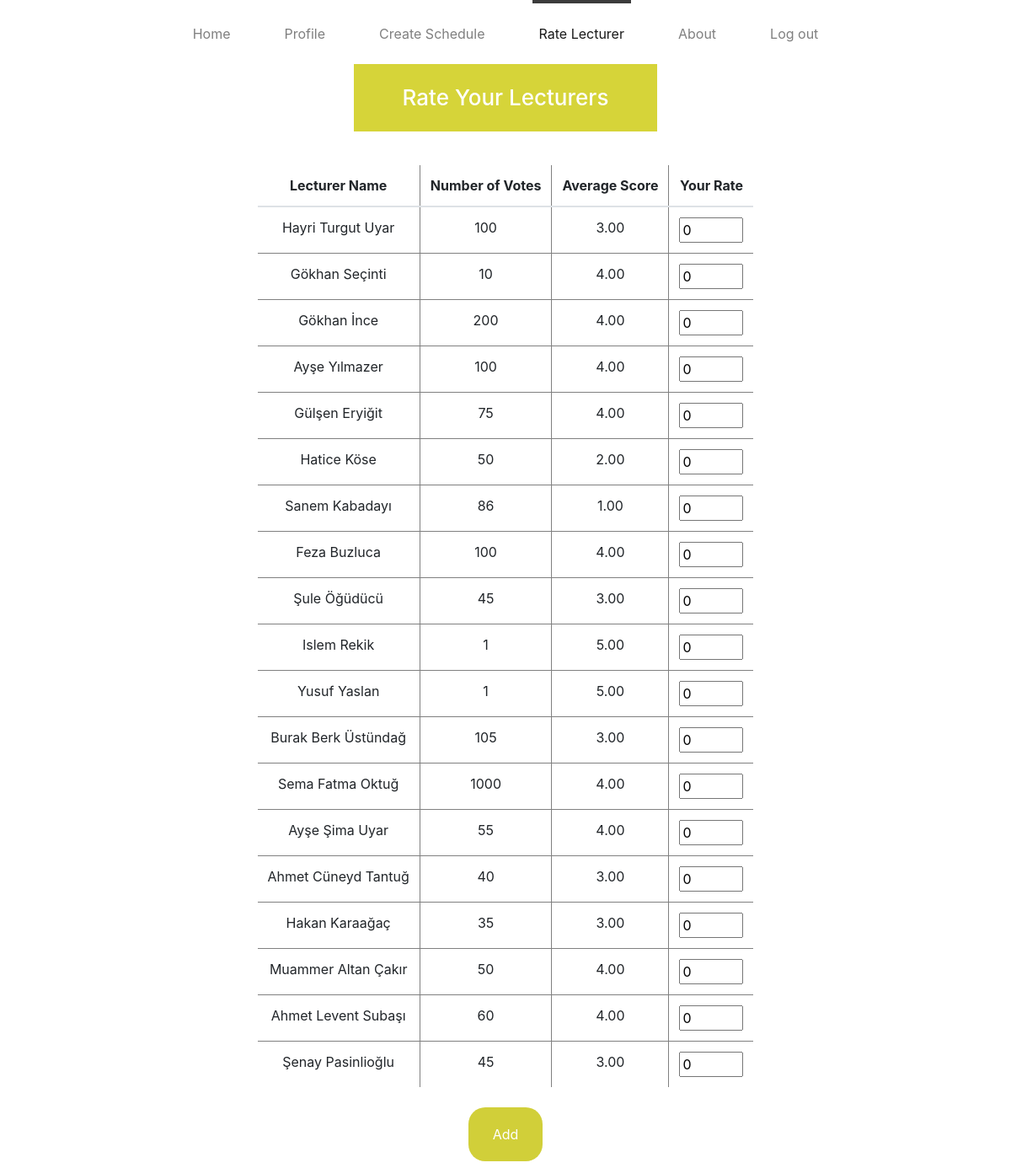
The page /rate_lecturer/ (signed in) on the database its author committed.
### dbmf/models.py (models this page shows, shortened)
class Lecturer(models.Model):
    name        = models.CharField(max_length=250)
    vote_count = models.IntegerField(blank=True, null=True)
    vote_avg = models.DecimalField(max_digits=5, decimal_places=0, null = True)

### pages/views.py (the view, shortened to what this page needs)
# urls.py: url('rate_lecturer/', views.RateLecturer.as_view(), name='rate_lecturer'),
class RateLecturer(TemplateView):
    template_name = 'pages/rate_lecturer.html'
    def get(self, request):
        if request.user.id != None:
            lecturer_list = Lecturer.objects.all()
            return render(request, self.template_name, {'lecturers': lecturer_list})
        else:
            return render(request, 'pages/signup.html')

### templates/pages/rate_lecturer.html (shortened to what this page needs)
{% extends 'base.html' %}
{% load static %}
{% block content %}
<head>
    </head>
  <div class="container">
    <div class="row justify-content-center">
      <section class="col-lg-12 text-center">
        <div align= "center"><h1 class="box">Rate Your Lecturers</h1></div>
      </section>
    </div>
  </div>
  <div class="container-fluid">
    <div class="row justify-content-center">
      <section class="col-lg-8 text-center">
        <article class="row justify-content-center">
    <form action="" method="post">{% csrf_token %}
      <table class="table is-fullwidth" rules="all">
        <thead>
        <tr>
            <th>Lecturer Name</th>
            <th>Number of Votes</th>
            <th>Average Score</th>
            <th>Your Rate</th>
            </tr>
      </thead>
      <tbody>
      <tr {% for lecturer in lecturers %}>
            <td>{{lecturer.name}}</td>
            <td>{{lecturer.vote_count}}</td>
            <td>{{lecturer.vote_avg|floatformat:2 }}</td>
            <td><input type="number" name="rates[]" value="0" min="0", max = "5"></td>
        </tr {% endfor %}>
      </tbody>
      </table>
      <div class="field is-grouped">
        <div class="control">
          <button class="button">Add</button>
        </div>
      </div>
    </form>
        </article>
      </section>
    </div>
  </div>
{% endblock content %}

### static/css/theme.css (style rules this page uses)
body { color: #3c3c3c; }

### templates/pages/rate_lecturer.html (style rules this page uses)
.button { background-color: rgb(209, 207, 57); border: none; color: white; padding: 20px; text-align: center; text-decoration: none; display: inline-block; font-size: 16px; margin: 8px 4px; cursor: pointer; border-radius: 20px; width:15% }
.box { align-items: center; background-color: #d6d439; color: white; display: flex; justify-content: center; height: 80px; position: center; width: 360px; font-size: 26px; text-align: center; }

### rows shown on the page
Lecturer: name "Hayri Turgut Uyar", vote_count "100", vote_avg "3.00"
Lecturer: name "Gökhan Seçinti", vote_count "10", vote_avg "4.00"
Lecturer: name "Gökhan İnce", vote_count "200", vote_avg "4.00"
Lecturer: name "Ayşe Yılmazer", vote_count "100", vote_avg "4.00"
Lecturer: name "Gülşen Eryiğit", vote_count "75", vote_avg "4.00"
Lecturer: name "Hatice Köse", vote_count "50", vote_avg "2.00"
Lecturer: name "Sanem Kabadayı", vote_count "86", vote_avg "1.00"
Lecturer: name "Feza Buzluca", vote_count "100", vote_avg "4.00"
Lecturer: name "Şule Öğüdücü", vote_count "45", vote_avg "3.00"
Lecturer: name "Islem Rekik", vote_count "1", vote_avg "5.00"
Lecturer: name "Yusuf Yaslan", vote_count "1", vote_avg "5.00"
Lecturer: name "Burak Berk Üstündağ", vote_count "105", vote_avg "3.00"
Lecturer: name "Sema Fatma Oktuğ", vote_count "1000", vote_avg "4.00"
Lecturer: name "Ayşe Şima Uyar", vote_count "55", vote_avg "4.00"
Lecturer: name "Ahmet Cüneyd Tantuğ", vote_count "40", vote_avg "3.00"
Lecturer: name "Hakan Karaağaç", vote_count "35", vote_avg "3.00"
Lecturer: name "Muammer Altan Çakır", vote_count "50", vote_avg "4.00"
Lecturer: name "Ahmet Levent Subaşı", vote_count "60", vote_avg "4.00"
Lecturer: name "Şenay Pasinlioğlu", vote_count "45", vote_avg "3.00"
